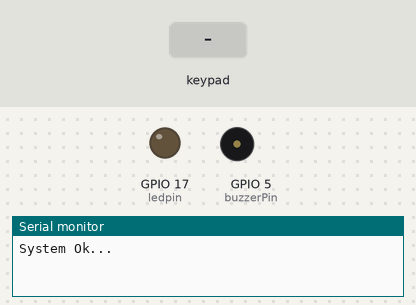
A program run on a simulated ESP32. Shown: output pins drawn as LEDs (lit = HIGH), buzzer (waves = sounding), the last lines printed to the serial monitor. Inputs (shaded band) come from the test bench.

Above: at 1.2 s.
1.3 s: keypad keys 1 2 pressed 0.4 s apart
At 1.75 s:
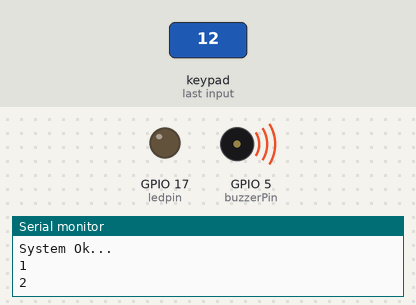
3.6 s: key '#' pressed
At 4.9 s:
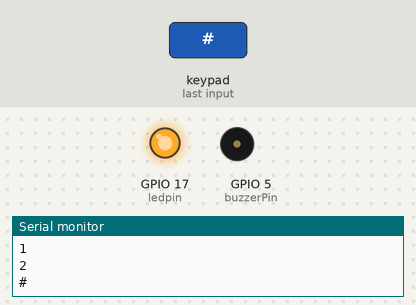
5.2 s: key 'A' pressed
At 6.4 s:
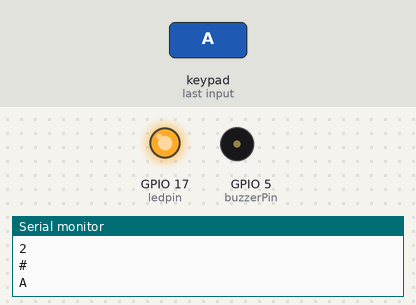
6.7 s: keypad keys 1 2 * pressed 0.4 s apart
At 7.15 s:
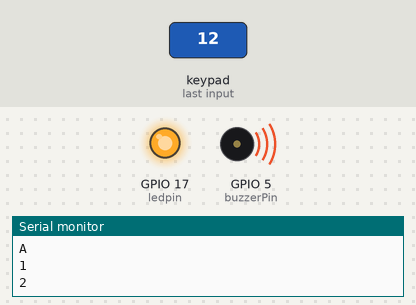
9.7 s: key 'B' pressed
At 10.9 s:
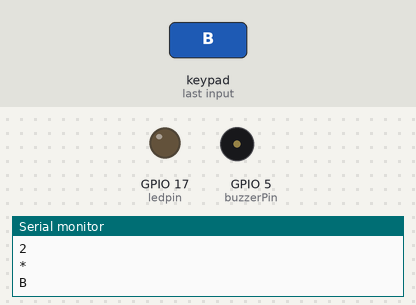
11.2 s: keypad keys 1 2 D pressed 0.4 s apart
At 11.45 s:
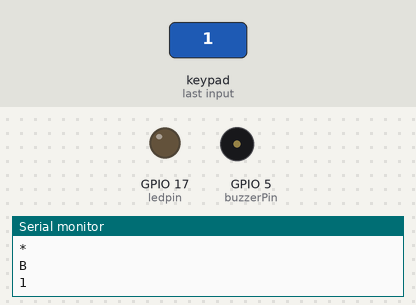
Timing chart, 0 to 14.2 s (numbered marks = the images above; inputs shaded):
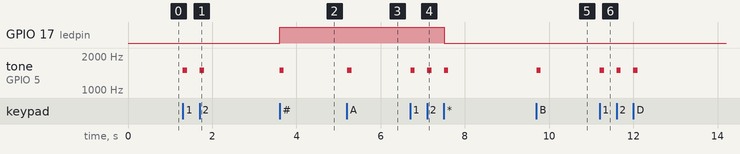

Measured:
- after the input at 1.3 s, tone on GPIO 5 (buzzerPin): alternates 1500 Hz for 0.10 s and silent for 0.30 s, 4 changes in all, then stays silent, starting at once
- after the input at 3.6 s, GPIO 17 (ledpin): LOW → HIGH at once; tone on GPIO 5 (buzzerPin): silent → 1500 Hz at once, → silent 0.10 s later
- after the input at 5.2 s, tone on GPIO 5 (buzzerPin): silent → 1500 Hz at once, → silent 0.10 s later
- after the input at 6.7 s, GPIO 17 (ledpin): HIGH → LOW after 0.81 s; tone on GPIO 5 (buzzerPin): alternates 1500 Hz for 0.10 s and silent for 0.30 s, 6 changes in all, then stays silent, starting at once
- after the input at 9.7 s, tone on GPIO 5 (buzzerPin): silent → 1500 Hz at once, → silent 0.10 s later
- after the input at 11.2 s, tone on GPIO 5 (buzzerPin): alternates 1500 Hz for 0.10 s and silent for 0.30 s, 6 changes in all, then stays silent, starting at once

The program:

main.cpp
```cpp
#include <Arduino.h>
#include <Keypad.h>

// ---------------- Entradas ---------------- //

// ---- Keypad ----
const byte ROWS = 4; // Four rows
const byte COLS = 4; // Three columns

// Define the Keymap
char keys[ROWS][COLS] = {
  {'1','2','3','A'},
  {'4','5','6','B'},
  {'7','8','9','C'},
  {'#','0','*','D'}
};

// Conections ESP32 - Keypad
#define ROW1 13
#define ROW2 12
#define ROW3 14
#define ROW4 27
#define COL1 26
#define COL2 25
#define COL3 33
#define COL4 32
// Connect keypad ROW1, ROW2, ROW3 and ROW4 to these Arduino pins.
byte rowPins[ROWS] = { ROW1, ROW2, ROW3, ROW4 };
// Connect keypad COL0, COL1, COL2 and COL3 to these Arduino pins.
byte colPins[COLS] = { COL1, COL2, COL3, COL4 };

// Create the Keypad
Keypad kpd = Keypad( makeKeymap(keys), rowPins, colPins, ROWS, COLS );

// ---------------- Salidas ---------------- //
// Led
const int ledpin = 17;
// buzzer
const int buzzerPin = 5;
int buzzerState = LOW;        // the current state of the output pin
int freq = 2000;
int channel = 0;
int resolution = 8;

void setup() {
  pinMode(ledpin,OUTPUT);
  digitalWrite(ledpin, LOW);

  // Init pwm (buzzer)
  ledcSetup(channel, freq, resolution);
  ledcAttachPin(buzzerPin, channel);
  // Init serial

  Serial.begin(9600);
  Serial.println("System Ok...");
}

void loop() {
  char key = kpd.getKey();
  if(key) {
    // Check for a valid key.
    switch (key) {
      case '*':
        digitalWrite(ledpin, LOW);
        break;
      case '#':
        digitalWrite(ledpin, HIGH);
        break;
    }
    // Impresion de la tecla en el monitor serial
    Serial.println(key);
    // Generacion del beep
    ledcWriteTone(channel, 1500);
    delay(100);
    ledcWriteTone(channel, 0);
  }
}
```
